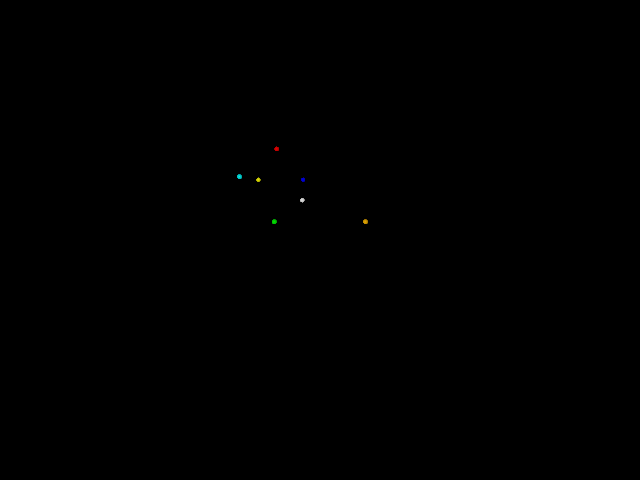
#> input picture img/right-035.png, 640 x 480 px
$ python identify.py
#> lines starting #> are read from the running program, lines starting #| are printed output that depends on the picture
#> further down, img is the input picture: shape (480, 640, 3); mean B, G, R 0, 0.1, 0
import numpy as np
import cv2
#import fullbright (for cython if using)

# convert pixels to full brightness
# adapted from email pointers
def fullbright(image):

    height = image.shape[0]
#> height = 480
    width = image.shape[1]
#> width = 640

    pixels = []

    for y in range(0, height):
        for x in range(0, width):

            b,g,r = image[y, x]
            if b > 0 or g > 0 or r > 0:

                # red, <10 on g&b are thresholds because centre of items are off
                if r > 0 and g < 10 and b < 10:
                    image[y, x][0] = 0
                    image[y, x][1] = 0
                    image[y, x][2] = 255
                    pixels.append((0,0,255,x,y))

                # green
                elif r < 15 and g > 0 and b < 15:
                    image[y, x][0] = 0
                    image[y, x][1] = 255
                    image[y, x][2] = 0
                    pixels.append((0,255,0,x,y))

                # blue
                elif r == 0 and g == 0 and b > 0:
                    image[y, x][0] = 255
                    image[y, x][1] = 0
                    image[y, x][2] = 0
                    pixels.append((255,0,0,x,y))

                # cyan (red for middle pixels)
                elif r < 50 and g > 0 and b > 0:
                    image[y, x][0] = 255
                    image[y, x][1] = 255
                    image[y, x][2] = 0
                    pixels.append((255,255,0,x,y))

                # yellow or orange
                elif r > 0 and g > 0 and b < 40:
                    rgratio = r-g
                    # orange
                    if rgratio > 20 and rgratio < 70:
                        image[y, x][0] = 0
                        image[y, x][1] = 200
                        image[y, x][2] = 255
                        pixels.append((0,200,255,x,y))
                    else:
                        #yellow
                        image[y, x][0] = 0
                        image[y, x][1] = 255
                        image[y, x][2] = 255
                        pixels.append((0,255,255,x,y))
                # white
                elif r > 0 and g > 0 and b > 0:
                    image[y, x][0] = 255
                    image[y, x][1] = 255
                    image[y, x][2] = 255
                    pixels.append((255,255,255,x,y))

                else:
                    print("fullbright: unrecognised colour")
#> after the loop, pixels = 136 items, first 6: (0, 0, 255, 276, 146), (0, 0, 255, 275, 147), (0, 0, 255, 276, 147), (0, 0, 255, 277, 147), (0, 0, 255, 278, 147), (0, 0, 255, 274, 148)

    return pixels

# convert pixel list to a dictionary, colour values as keys, with extents
# adapted from email pointers
def positions(pixels):
    items = {}

    # dictionary to look up the object label
    labels = {}
    labels[(255,0,0)] = "blue"
    labels[(0,255,0)] = "green"
    labels[(255,255,0)] = "cyan"
    labels[(0,0,255)] = "red"
    labels[(0,255,255)] = "yellow"
    labels[(0,200,255)] = "orange"
    labels[(255,255,255)] = "white"

    for pixel in pixels:
        (b,g,r,x,y) = pixel
        key = (b,g,r)

        # colour has already been seen
        if key in items:
            minX, maxX, minY, maxY, label = items[key]
            if x < minX:
                minX = x
            if y < minY:
                minY = y
            if x > maxX:
                maxX = x
            if y > maxY:
                maxY = y
            items[key] = (minX, maxX, minY, maxY, label)
        else:
            # add colour
            # format (minX, maxX, minY, maxY, label)
            items[key] = (x, x, y, y, labels[key])
    return items


img = cv2.imread('img/right-035.png')
img1 = img.copy()

# cython version (can remove if not using)
# fullbright.fullbright(img1)

# make pixels bright
# also receive a list of pixels in the format (b, g, r, x, y)
pixels = fullbright(img1)

items = positions(pixels)
#> the loop in positions, `for pixel in pixels:` made 136 passes
#> (b, g, r, x, y) on passes 2 to 13: (0, 0, 255, 275, 147), (0, 0, 255, 276, 147), (0, 0, 255, 277, 147), (0, 0, 255, 278, 147), (0, 0, 255, 274, 148), (0, 0, 255, 275, 148), (0, 0, 255, 276, 148), (0, 0, 255, 277, 148), (0, 0, 255, 278, 148), (0, 0, 255, 274, 149), (0, 0, 255, 275, 149), (0, 0, 255, 276, 149)
#> (b, g, r, x, y) on passes 1, 20, 38, 39: (0, 0, 255, 276, 146), (255, 255, 0, 238, 174), (0, 255, 255, 258, 177), (255, 0, 0, 303, 177)
for key, value in items.items():
    #print(key, value)
    minX, maxX, minY, maxY, label = value
    cv2.rectangle(img1, (minX-5, minY-5), (maxX+5, maxY+5), key, 1)
    cv2.putText(img1, text=label, org=(maxX+10,maxY),
            fontFace= cv2.FONT_HERSHEY_SIMPLEX, fontScale=0.3, color=(255,255,255),
            thickness=1, lineType=cv2.LINE_AA)
#> this loop made 7 passes
#> (key, value) on passes 1 to 7: ((0, 0, 255), (274, 278, 146, 150, 'red')), ((255, 255, 0), (237, 241, 174, 178, 'cyan')), ((0, 255, 255), (256, 260, 177, 181, 'yellow')), ((255, 0, 0), (301, 304, 177, 181, 'blue')), ((255, 255, 255), (300, 304, 198, 202, 'white')), ((0, 255, 0), (272, 276, 219, 223, 'green')), ((0, 200, 255), (363, 367, 219, 223, 'orange'))
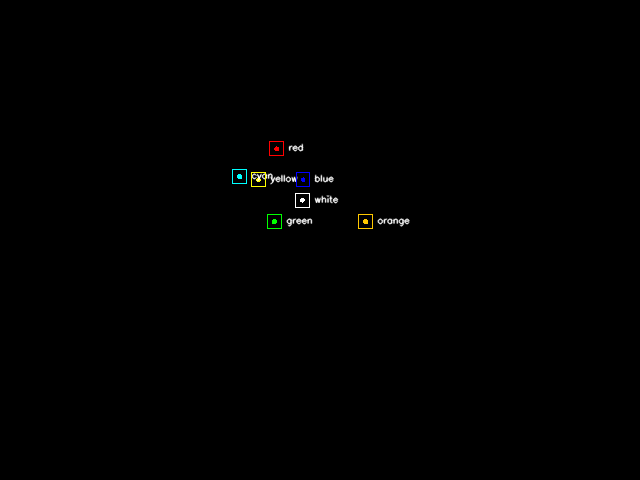
#> img1: shape (480, 640, 3); mean B, G, R 0.6, 0.7, 0.7


# do the same calculations for each image in the list (both left and right)
# keep a log of their coordinates given by these functions
# determine whether the motion is linear


cv2.imshow('image',img)
cv2.imshow('image1',img1)
cv2.waitKey(0)
cv2.destroyAllWindows()
